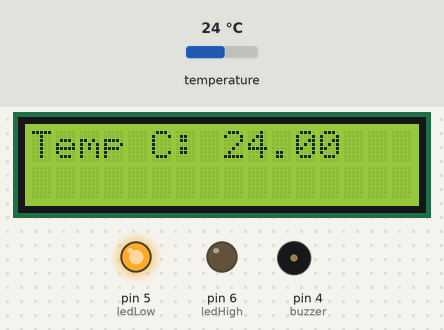
The sketch below on a simulated Arduino Uno, built with avr-gcc and run on an emulated ATmega328P. Shown: 16×2 character LCD, output pins drawn as LEDs (lit = HIGH), buzzer (waves = sounding). Inputs (shaded band) come from the test bench; at power-on: temperature 24 °C. What the sketch prints to the serial monitor is not drawn.

Above: at 3.2 s.
3.3 s: temperature set to 36.4 °C
At 4.5 s:
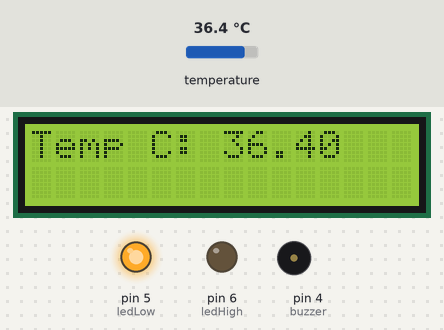
5.5 s: temperature set to 37.3 °C
At 6.6 s:
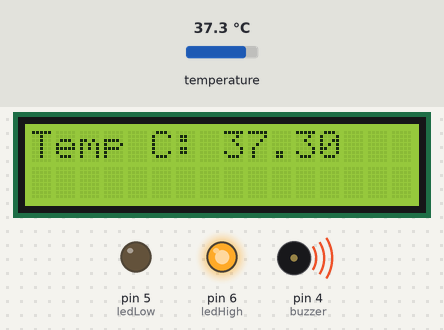
7.6 s: temperature set to 12 °C
At 8.8 s:
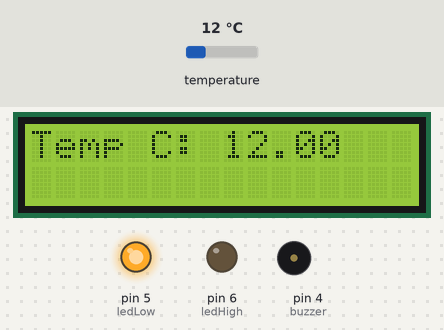
Timing chart, 0 to 10.6 s (numbered marks = the images above; inputs shaded):
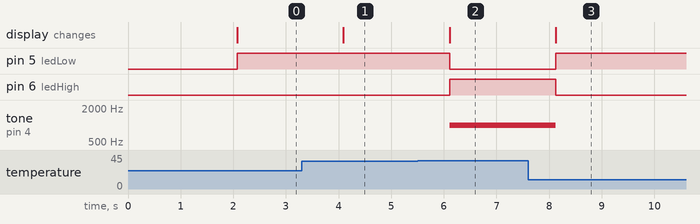

The sketch:

Arduino_BMP180_Sensor.ino
```cpp
#include <Wire.h>
#include <Adafruit_BMP085.h>
#include <LiquidCrystal.h>

Adafruit_BMP085 bmp;
LiquidCrystal lcd(12, 11, 10, 9, 8, 7);

const int ledHigh = 6;
const int ledLow = 5;
const int buzzer = 4;

const float highTempThreshold = 37.0;

void setup() {
  Serial.begin(9600);

  if (!bmp.begin()) {
    Serial.println("Could not find a valid BMP085/BMP180 sensor, check wiring!");
    while (1)
      ;
  }

  lcd.begin(16, 2);
  lcd.print("Temp Monitor");
  delay(2000);
  lcd.clear();

  pinMode(ledHigh, OUTPUT);
  pinMode(ledLow, OUTPUT);
  pinMode(buzzer, OUTPUT);
}

void loop() {
  float temperature = bmp.readTemperature();

  Serial.print("Temperature: ");
  Serial.print(temperature);
  Serial.println(" C");

  lcd.setCursor(0, 0);
  lcd.print("Temp C: ");
  lcd.print(temperature, 2);
  lcd.print("   ");

  if (temperature >= highTempThreshold) {
    digitalWrite(ledHigh, HIGH);
    digitalWrite(ledLow, LOW);
    tone(buzzer, 1000);
  } else {
    digitalWrite(ledHigh, LOW);
    digitalWrite(ledLow, HIGH);
    noTone(buzzer);
  }
  delay(1000);
}
```

Measured:
- the behaviour switches between 36.9 and 37 °C on temperature (found by bisection; images 1 and 2)
- after the input at 3.3 s, the display: changes after 0.79 s (image 1)
- after the input at 5.5 s, pin 5 (ledLow): HIGH → LOW after 0.61 s; pin 6 (ledHigh): LOW → HIGH after 0.61 s; tone on pin 4 (buzzer): silent → 1000 Hz after 0.61 s; the display: changes after 0.61 s (image 2)
- after the input at 7.6 s, pin 5 (ledLow): LOW → HIGH after 0.52 s; pin 6 (ledHigh): HIGH → LOW after 0.52 s; tone on pin 4 (buzzer): 1000 Hz → silent after 0.52 s; the display: changes after 0.52 s (image 3)
